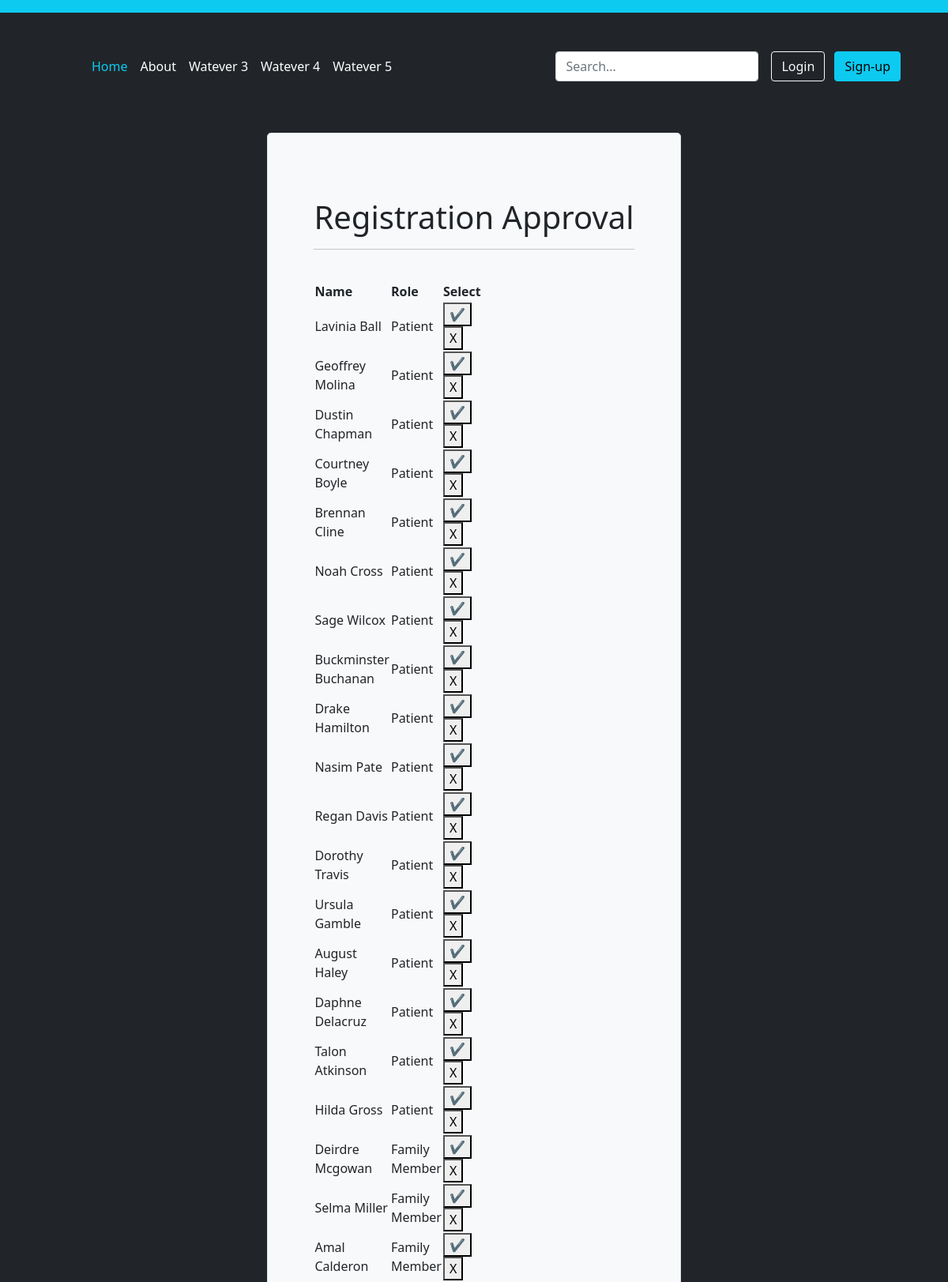
The page /registrationApproval.php (upper part) on the database as committed earlier.
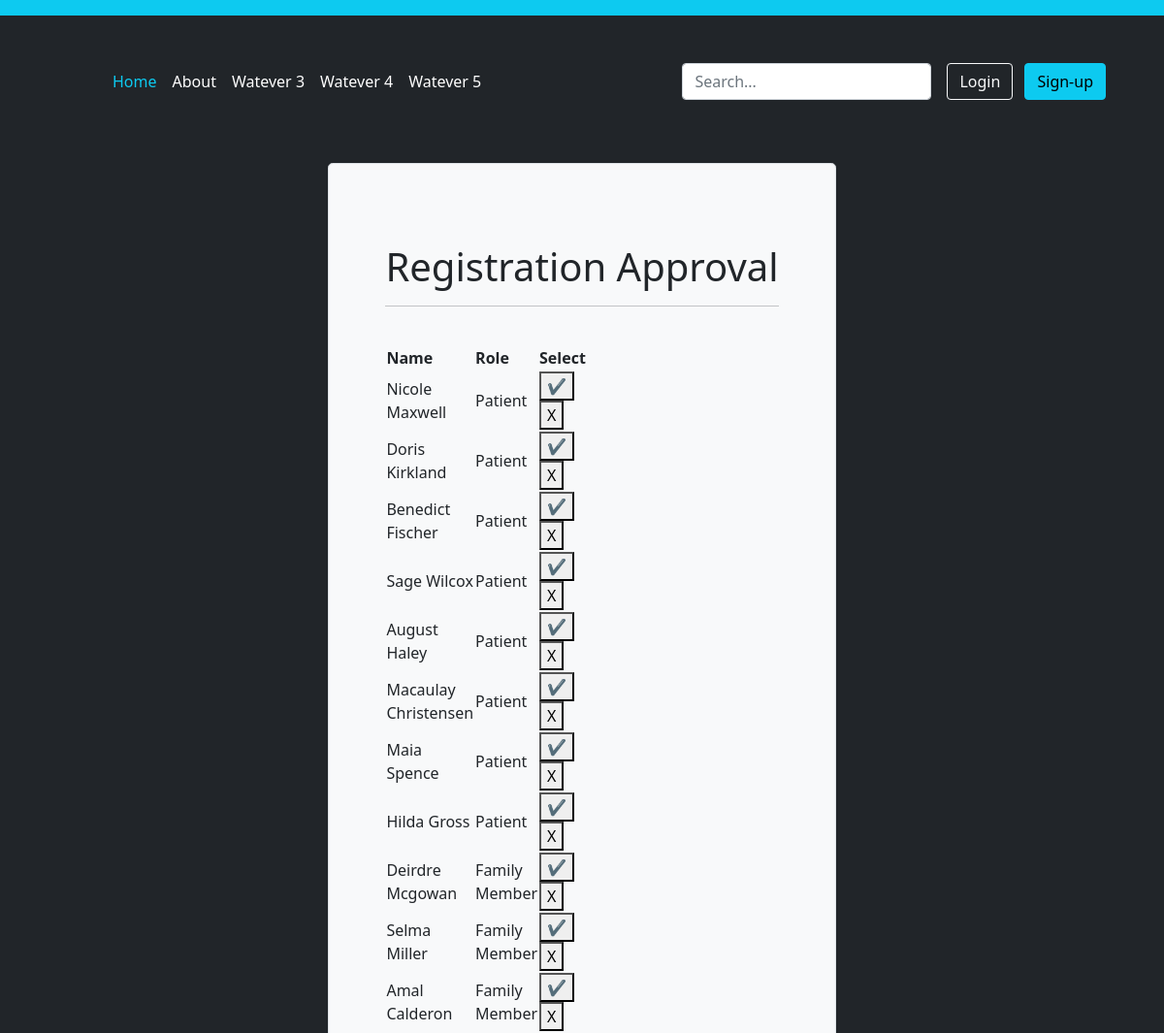
The same page on the database as committed later.
### tables this page shows
CREATE TABLE `Patient` (
  `patientID` int(5) NOT NULL,  
  `fName` varchar(50) NOT NULL,
  `lName` varchar(50) NOT NULL,
  `admissionDate` date NOT NULL,
  `groupID` int(1) NOT NULL,  
  `familyCode` int(3) NOT NULL,
  `emergencyContactName` varchar(50) NOT NULL,
  `emergencyContactNumber` bigint(10) DEFAULT NULL,
  `emergencyContactRelation` varchar(50) NOT NULL,  
  `email` varchar(50) NOT NULL,
  `DOB` date NOT NULL,
  `password` varchar(15) NOT NULL,  
  `approval` int(1) NOT NULL,  
  `totalDues` decimal(10,2) NOT NULL,
  `phone` bigint(10) DEFAULT NULL
);

CREATE TABLE `FamilyMember` (
  `fName` varchar(50) NOT NULL,
  `lName` varchar(50) NOT NULL,
  `email` varchar(50) NOT NULL,
  `familyCode` int(3) NOT NULL,  
  `DOB` date NOT NULL,
  `approval` int(1) NOT NULL,  
  `password` varchar(50) NOT NULL,  
  `phone` bigint(10) DEFAULT NULL
);

### registrationApproval.php (the view, shortened to what this page needs)
<?php
include 'db_connection.php';
$sql = "SELECT fName,lName, email
FROM Patient
WHERE approval = 0;";
$presult = $conn->query($sql);
$sql = "SELECT fName,lName, email
FROM FamilyMember
WHERE approval = 0;";
$fresult = $conn->query($sql);
?>
  <h1>Registration Approval</h1>
  <hr>
  <br>
        <form action="registrationApproval.php" id="form1" method="POST">
        <table width='30%' border=0>
                <tr>
                  <th>Name</th>
                  <th>Role</th>
                  <th>Select</th>
                </tr>
                <?php
                while($res = mysqli_fetch_array($presult)) {
                    echo "<tr>";
                    echo "<td>" . $res['fName'] . " " . $res['lName'] . "</td>";
                    echo "<td>Patient</td>";
                    ?>
                    <td><button type="submit" name="accept" form="form1" id="accept" value="<?php echo $res['email'] . ' Patient'?>">&#10004;</button>
                    <button type="submit" name="decline" form="form1" id="decline" value="<?php echo $res['email'] . ' Patient'?>">X</button></td>
                    <?php
                }
                while($res = mysqli_fetch_array($fresult)) {
                    echo "<tr>";
                    echo "<td>" . $res['fName'] . " " . $res['lName'] . "</td>";
                    echo "<td>Family Member</td>";
                    ?>
                    <td><button type="submit" name="accept" form="form1" id="accept" value="<?php echo $res['email'] . ' FamilyMember'?>">&#10004;</button>
                    <button type="submit" name="decline" form="form1" id="decline" value="<?php echo $res['email'] . ' FamilyMember'?>">X</button></td>
                    <?php
                }
                    ?>
         </table>
         </form>

Rows that differ between the two databases and show on the page:
no longer on this page (row edited): patient: fName "Lavinia", lName "Ball"
no longer on this page (row edited): patient: fName "Geoffrey", lName "Molina"
no longer on this page (row edited): patient: fName "Dustin", lName "Chapman"
no longer on this page (row edited): patient: fName "Courtney", lName "Boyle"
no longer on this page (row edited): patient: fName "Brennan", lName "Cline"
no longer on this page (row edited): patient: fName "Noah", lName "Cross"
no longer on this page (row edited): patient: fName "Buckminster", lName "Buchanan"
no longer on this page (row edited): patient: fName "Drake", lName "Hamilton"
no longer on this page (row edited): patient: fName "Nasim", lName "Pate"
no longer on this page (row edited): patient: fName "Regan", lName "Davis"
no longer on this page (row edited): patient: fName "Dorothy", lName "Travis"
no longer on this page (row edited): patient: fName "Ursula", lName "Gamble"
no longer on this page (row edited): patient: fName "Daphne", lName "Delacruz"
no longer on this page (row edited): patient: fName "Talon", lName "Atkinson"
now on this page (row edited): patient: fName "Nicole", lName "Maxwell"
now on this page (row edited): patient: fName "Doris", lName "Kirkland"
now on this page (row edited): patient: fName "Benedict", lName "Fischer"
now on this page (row edited): patient: fName "Macaulay", lName "Christensen"
now on this page (row edited): patient: fName "Maia", lName "Spence"
